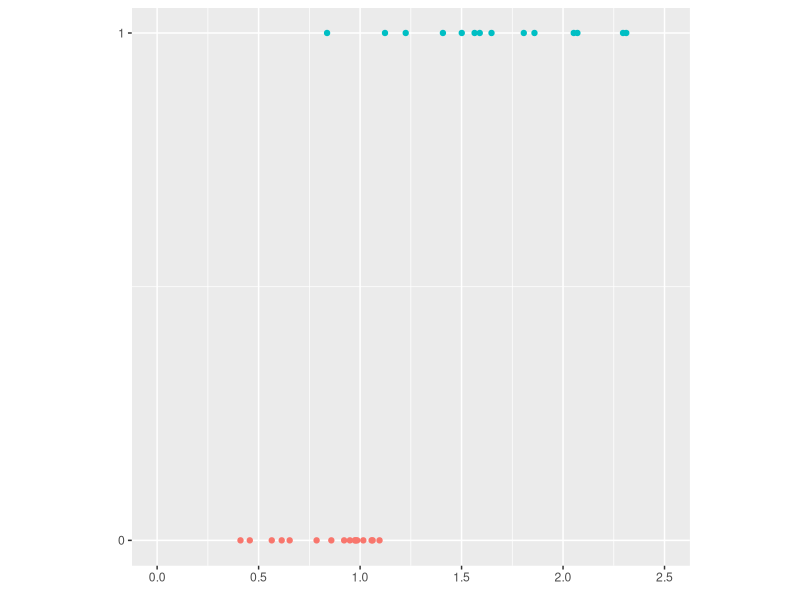
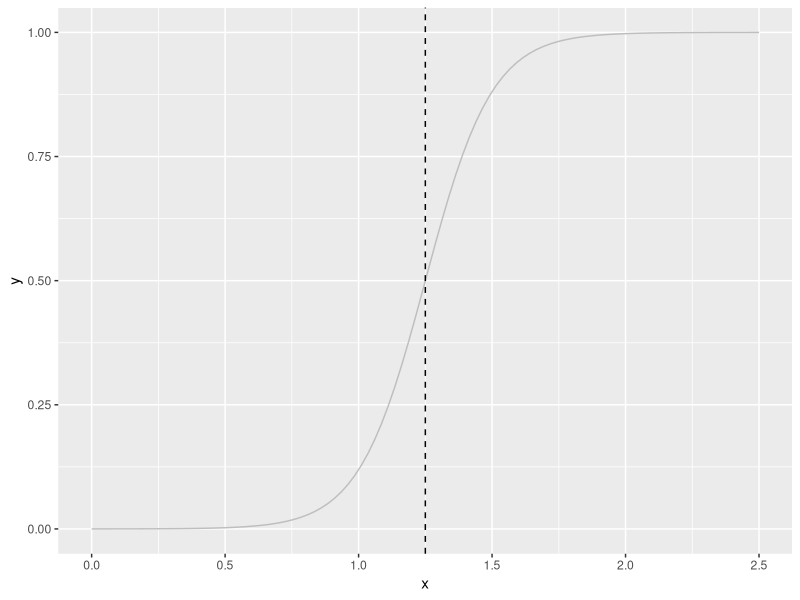
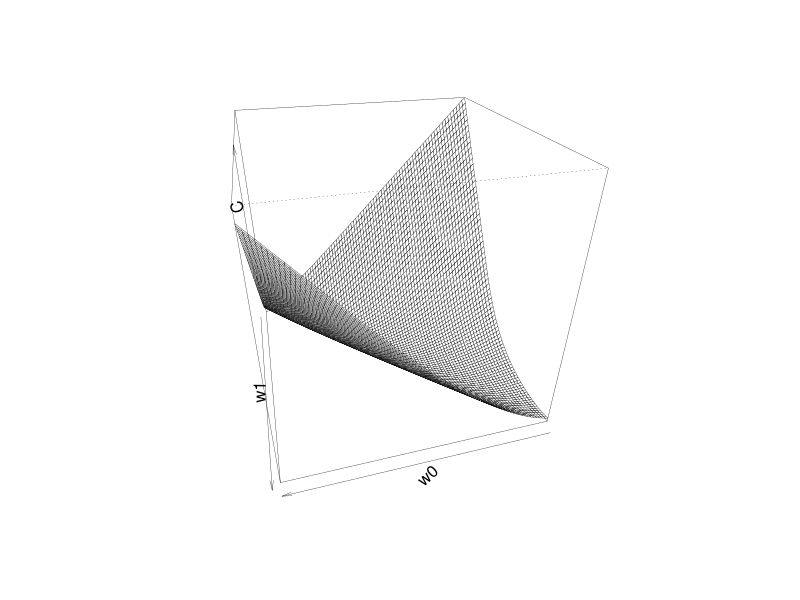
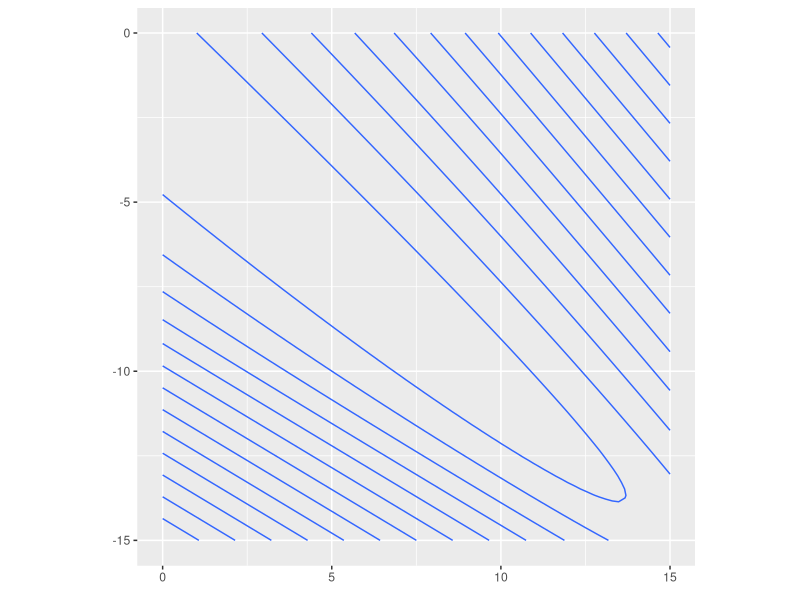

Recreate these plots in R, in order. (Note: this script raises an error after producing the figures.)
## chapter6.R
## Machine-Learning-with-T
## Nakano Keisuke

# 準備
library(tidyverse)


# リスト 6-1-(1)
## %matplotlib inline
## import numpy as np
## import matplotlib.pyplot as plt
NULL

## # データ生成 ----------
## np.random.seed(seed=0)             # 乱数を固定
set.seed(0)
## X_min, X_max = 0, 2.5              # x の上限と下限（表示用）
X_min <- 0; X_max <- 2.5
## N = 30                             # データ数
N <- 30
## col = ["cornflowerblue", "gray"]   # クラス0と1の表示色
col <- c('cornflowerblue', 'gray')
## X = np.zeros(N)                    # 空のXを準備
X <- rep(NA, times = N)
## T = np.zeros(N, dtype=np.uint8)    # 空のTを準備
t <- rep(NA, times = N)
## prm_s = [0.4, 0.8]                 # クラス0と1の分布の開始地点
prm_s <- c(0.4, 0.8)
## prm_w = [0.8, 1.6]                 # クラス0と1の分布の幅
prm_w = c(0.8, 1.6)
## prm_pi = 0.5                       # クラス0の全体に対する比率
prm_pi <- 0.5
## for n in range(N):
##   r = np.random.rand()
##   T[n] = 0 * (r < prm_pi) + 1 * (r >= prm_pi)          # (A)
##   X[n] = prm_s[T[n]] + np.random.rand() * prm_w[T[n]]  # (B)
for (n in 1:N) {
  r <- runif(1)
  t[n] <- 0 * (r < prm_pi) + 1 * (r >= prm_pi)
  X[n] <- prm_s[t[n] + 1] + runif(1) * prm_w[t[n] + 1]
}
# データ表示
## print("X =", np.round(X, 2))
cat('X =', round(X, 2))
## print("T =", T)
cat('T =', t)


# リスト 6-1-(2)
## # データ分布表示 ----------
## def show_data1d(x, t):
##   for k in range(2):  # (A) k=0、1 のループ
##     plt.plot(       # (B) 分布を表示
##       x[t == k], t[t == k], col[k],
##       alpha=0.5, linestyle="none", marker="o",
##     )
##   plt.xticks(np.arange(0, 3, 0.5))
##   plt.yticks([0, 1])
##   plt.xlim(X_min, X_max)
##   plt.ylim(-0.5, 1.5)
show_data1d <- function(x, t) {
  df <- tibble(x = x, t = t)
  p <- df |>
    ggplot() +
    geom_point(aes(x = x, y = t,
                   color = as.factor(t)))
  return(p)
}

## # メイン ----------
## fig = plt.figure(ﬁgsize=(3, 3))
## show_data1d(X, T)
## plt.grid()
## plt.show()
show_data1d(X, t) +
  labs(x = element_blank(), y = element_blank()) +
  xlim(X_min, X_max) + ylim(0, 1) +
  coord_fixed(ratio = abs(X_min - X_max) / 1) +
  scale_y_continuous(breaks = c(0, 1),
                     labels = c(0, 1)) +
  theme(legend.position = 'none')


# リスト 6-1-(3)
## # ロジスティック回帰モデル ----------
## def logistic(x, w):
##   y = 1 / (1 + np.exp(-(w[0] * x + w[1])))  # 式6-10
##   return y
logistic <- function(x, w) {
  y <- 1 / (1 + exp(-(w[1] * x + w[2])))
  return(y)
}


# リスト 6-1-(4)
## # ロジスティック回帰モデルの表示 ----------
## def show_logistic(w):
##   x = np.linspace(X_min, X_max, 100)
##   y = logistic(x, w)
##   plt.plot(x, y, "gray", linewidth=4)
##   # 決定境界
##   i = np.min(np.where(y > 0.5))     # (A)
##   boundary = (x[i - 1] + x[i]) / 2  # (B)
##   plt.plot([boundary, boundary], [-0.5, 1.5], "black", linestyle="--")
##   return boundary
show_logistic <- function(w) {
  x <- seq(X_min, X_max, length.out = 100)
  y <- logistic(x, w)
  df <- tibble(x = x, y = y) |>
    mutate(id = 1:n())
  p <- df |>
    ggplot() +
    geom_line(aes(x = x, y = y),
              color = 'gray')
  i <- df |>
    filter(y > 0.5) |>
    filter(y == min(y))
  boundary <- (x[i$id - 1] + x[i$id]) / 2
  p <- p +
    geom_vline(xintercept = boundary, linetype = 'dashed')
  return(list(p = p, boundry = boundary))
}

## # テスト ----------
## w = np.array([8, -10])
w <- c(8, -10)
## b = show_logistic(w)
b <- show_logistic(w)
## ## print(f'decision boundary = {b}')
cat('dicision boundary =', b$boundry)
## ## plt.grid()
## ## plt.show()
plot(b$p)


# リスト 6-1-(5)
## # 平均交差エントロピー誤差 ----------
## def cee_logistic(w, x, t):
##   y = logistic(x, w)
##   # 式6-16の計算
##   cee = 0
##   for n in range(len(y)):
##     cee = cee - (t[n] * np.log(y[n]) + (1 - t[n]) * np.log(1 - y[n]))
##   cee = cee / N
##   return cee
cee_logistic <- function(w, x, t) {
  y <- logistic(x, w)
  cee <- 0
  for (n in 1:length(y)) {
    cee <- cee - (t[n] * log(y[n]) + (1 - t[n]) * log(1 - y[n]))
  }
  cee <- cee / N
  return(cee)
}

## # テスト ----------
## w = np.array([1, 1])
w <- c(1, 1)
## cee = cee_logistic(w, X, T)
cee <- cee_logistic(w, X, t)
## print(f"CEE = {cee:.6f}")
cat('CEE =', round(cee, 6))


# リスト 6-1-(6)
## # 平均交差エントロピー誤差の計算 ----------
## w0_n, w1_n = 80, 80  # 等高線表示の解像度
w0_n <- 80; w1_n <- 80
## w0_min, w0_max = 0, 15
w0_min <- 0; w0_max <- 15
## w1_min, w1_max = -15, 0
w1_min <- -15; w1_max <- 0
## w0 = np.linspace(w0_min, w0_max, w0_n)
w0 <- seq(w0_min, w0_max, length.out = w0_n)
## w1 = np.linspace(w1_min, w1_max, w1_n)
w1 <- seq(w1_min, w1_max, length.out = w1_n)
## C = np.zeros((w1_n, w0_n))
C <- array(0, dim = c(w1_n, w0_n))
## for i0 in range(w0_n):
##   for i1 in range(w1_n):
##     w = np.array([w0[i0], w1[i1]])
##     C[i1, i0] = cee_logistic(w, X, T)  # CEEを計算
for (i0 in 1:w0_n) {
  for (i1 in 1:w1_n) {
    w <- c(w0[i0], w1[i1])
    C[i1, i0] <- cee_logistic(w, X, t)
  }
}
## ww0, ww1 = np.meshgrid(w0, w1)  # 描画用座標の作成
NULL

## # グラフ描画 ----------
## plt.ﬁgure(ﬁgsize=(12, 5))
## plt.subplots_adjust(wspace=0.5)
## # サーフェス表示
## ax = plt.subplot(1, 2, 1, projection="3d")
## ax.plot_surface(
##   ww0, ww1, C,
##   color="blue", edgecolor="black", rstride=10, cstride=10, alpha=0.3,
## )
## ax.set_xlabel("$w_0$", fontsize=14)
## ax.set_ylabel("$w_1$", fontsize=14)
## ax.set_xlim(0, 15)
## ax.set_ylim(-15, 0)
## ax.set_zlim(0, 8)
## ax.view_init(30, -95)
persp(w0, w1, C, theta = -195, phi = 30, lwd = 0.3)
## # 等高線表示
## plt.subplot(1, 2, 2)
## cont = plt.contour(
##   ww0, ww1, C,
##   colors="black", levels=[0.26, 0.4, 0.8, 1.6, 3.2, 6.4],
## )
## cont.clabel(fmt="%.2f", fontsize=8)
## plt.xlabel("$w_0$", fontsize=14)
## plt.ylabel("$w_1$", fontsize=14)
## plt.grid()
## plt.show()
df <- data.frame(array(NA, dim = c(w0_n, w1_n)))
n <- 1
for (i in 1:w0_n) {
  for (j in 1:w1_n) {
    df[n, 1] <- w0[i]
    df[n, 2] <- w1[j]
    df[n, 3] <- C[i, j]
    n <- n + 1
  }
}
df |>
  ggplot() +
  geom_contour(aes(X1, X2, z = X3)) +
  labs(x = element_blank(), y = element_blank()) +
  xlim(w0_min, w0_max) + ylim(w1_min, w1_max) +
  coord_fixed(ratio = (w0_max - w0_min) / (w1_max - w1_min))


# リスト 6-1-(7)
## # 平均交差エントロピー誤差の微分 ----------
## def dcee_logistic(w, x, t):
##     y = logistic(x, w)
##     # 式6-32、式6-33の計算
##     dcee = np.zeros(2)
##     for n in range(len(y)):
##         dcee[0] = dcee[0] + (y[n] - t[n]) * x[n]
##         dcee[1] = dcee[1] + (y[n] - t[n])
##     dcee = dcee / N
##     return dcee
dcee_logistic <- function(w, x, t) {
  y <- logistic(x, w)
  dcee <- rep(0, times = 2)
  for (n in 1:length(y)) {
    dcee[1] <- dcee[1] + (y[n] - t[n]) * x[n]
    dcee[2] <- dcee[2] + (y[n] - t[n])
  }
  dcee <- dcee / N
  return(dcee)
}

## # テスト ----------
## w = np.array([1, 1])
w <- c(1, 1)
## dcee = dcee_logistic(w, X, T)
dcee <- dcee_logistic(w, X, t)
## print("dCEE =", np.round(dcee, 6))
cat('dCEE =', round(dcee, 6))


# リスト 6-1-(8)
## from scipy.optimize import minimize
NULL

## # ロジスティック回帰モデルのパラメータ最適化
## def fit_logistic(w_init, x, t):
##     res = minimize(  # (A)
##         cee_logistic, w_init, args=(x, t),
##         jac=dcee_logistic, method="CG",
##     )
##    return res.x
minimize <- function(w_init, x, t, alpha = 0.001, tau = 10000, eps = 0.1) {
  w_for_calc <- w_init
  w_hist <- array(NA, dim = c(tau, 2))
  w_hist[1,] <- w_init
  n <- 1
  for (i in 1:tau) {
    dcee <- dcee_logistic(w_for_calc, x, t)
    w_for_calc <- w_for_calc - alpha * dcee
    w_hist[i+1,] <- w_for_calc
    if (max(abs(dcee)) < eps) break
    n <- n + 1
  }
  cee <- cee_logistic(w_for_calc, x, t)
  return(list(w = w_for_calc, w_history = w_hist[1:n,], cee = cee, dcee = dcee))
}
fit_logistic <- function(w_init, x, t) {
  res <- minimize(w_init, x, t)
}

# メイン ----------
## w_init = np.array([1.0, -1.0])  # wの初期値
w_init <- c(1, -1)
## w = fit_logistic(w_init, X, T)  # wを計算
res <- minimize(w_init, X, t)
## cee = cee_logistic(w, X, T)     # CEEを計算
cee <- res$cee

## # グラフ描画 ----------
## plt.figure(figsize=(3, 3))
## boundary = show_logistic(w)
## show_data1d(X, T)
## plt.grid()
## plt.show()
p <- show_logistic(res$w)
show_data1d(X, t) + p$p

x <- seq(X_min, X_max, length.out = 100)
y <- logistic(x, res$w)
df_logistic <- tibble(x = x, y = y) |>
  mutate(id = 1:n())
i <- df_logistic |>
  filter(y > 0.5) |>
  filter(y == min(y))
boundary <- (x[i$id - 1] + x[i$id]) / 2
df_point <- tibble(x = X, t = t)
p <- ggplot() +
  geom_line(data = df_logistic,
            mapping = aes(x = x, y = y),
            color = 'gray') +
  geom_vline(xintercept = boundary, linetype = 'dashed') +
  geom_point(data = df_point,
             mapping = aes(x = x, y = t, color = as.factor(t)))
plot(p)
## # 結果表示 ----------
## print(f"w0 = {w[0]:.2f}, w1 = {w[1]:.2f}")
## print(f"CEE = {cee:.2f}")
## print(f"Boundary = {boundary:.2f} g")

